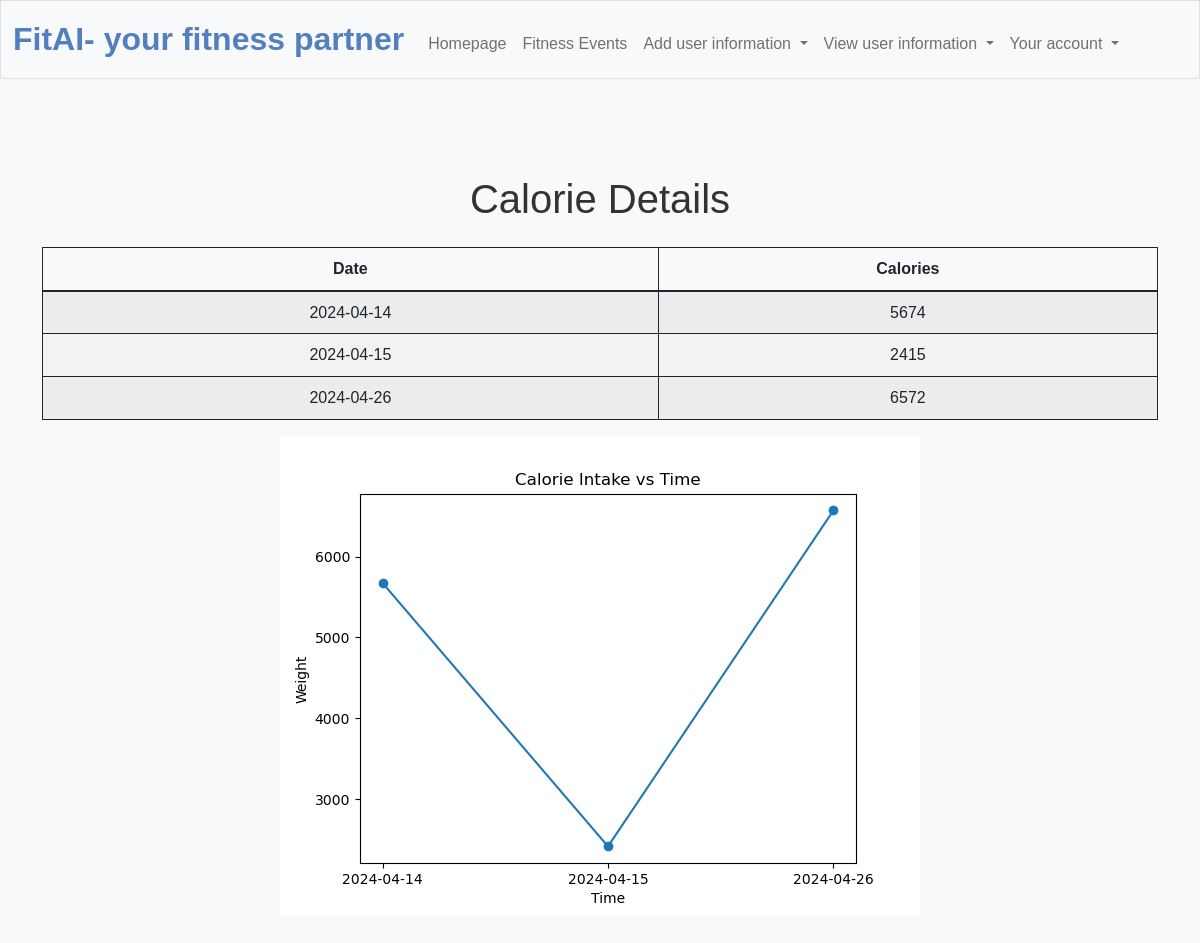
/view_calories (signed in), run on an earlier commit of the app's database.
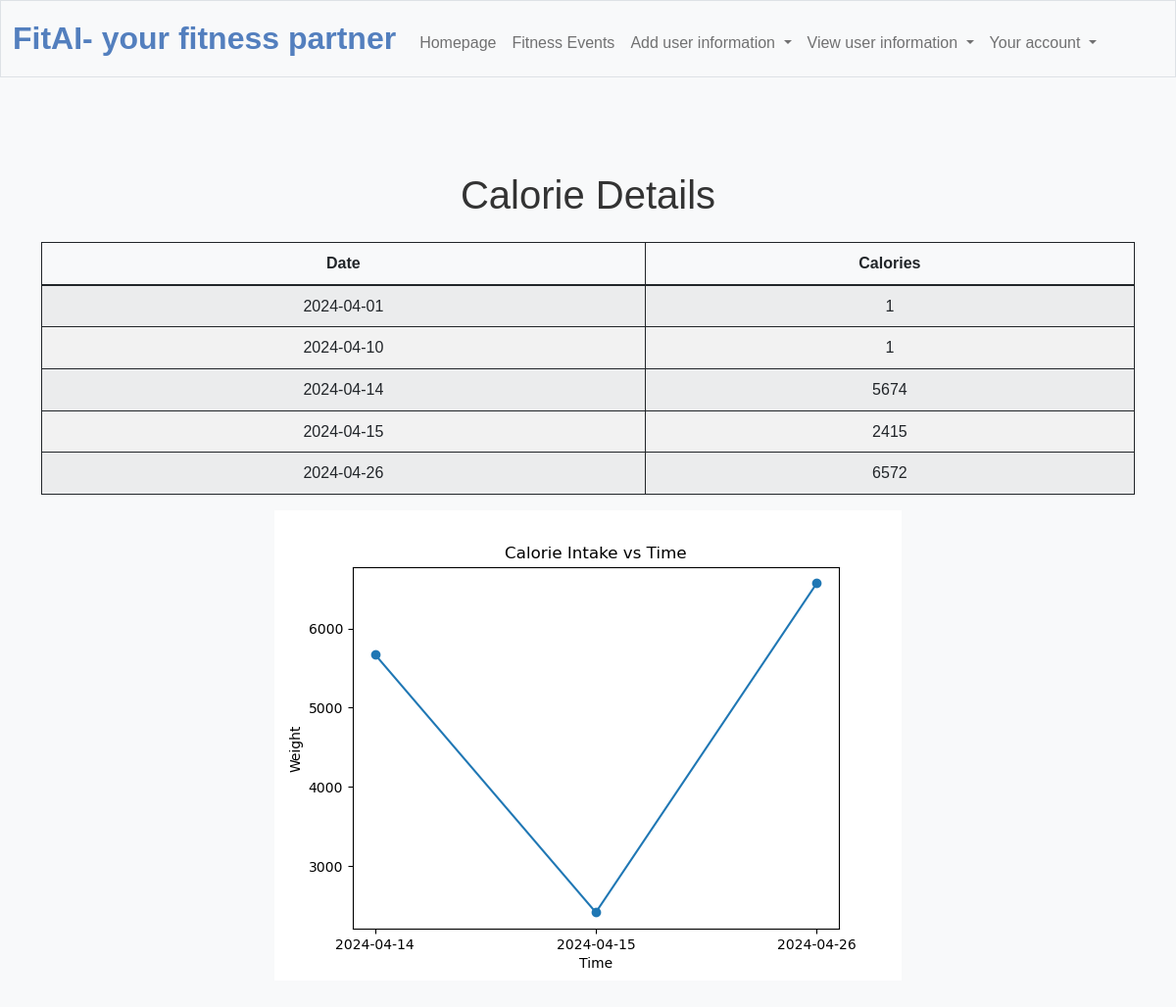
And on a later commit of the database.
### tables this page shows
CREATE TABLE calorie_details (
    id INTEGER PRIMARY KEY AUTOINCREMENT,
    user_id INTEGER,
    calories INTEGER,
    date_log TEXT,
    FOREIGN KEY (user_id) REFERENCES user(id)
);

### app.py (the view)
@app.route("/view_calories")
@login_required
def view_calories():
    calorie_details = db.execute("SELECT * FROM calorie_details WHERE user_id = ? ORDER BY date_log ASC", session["user_id"])
    x = list(db.execute("SELECT date_log FROM calorie_details WHERE user_id = ? ORDER BY date_log ASC", session["user_id"]))
    y = list(db.execute("SELECT calories FROM calorie_details WHERE user_id = ? ORDER BY date_log ASC", session["user_id"]))
    x = [date['date_log'] for date in x]
    y = [cal['calories'] for cal in y]
    print (x)
    print (y)
    plt.figure()
    plt.plot(x, y, marker='o', linestyle='-')  # 'o' marker for data points, '-' linestyle for lines
    plt.xlabel('Time')
    plt.ylabel('Weight')
    plt.title('Calorie Intake vs Time')
    current_directory = os.getcwd()
    plot_file_path = os.path.join(current_directory,"static",'plot_calories.png')
    file_path = plot_file_path  # Specify the path to your file
    if os.path.exists(file_path):
        os.remove(file_path)
        print(f"The file '{file_path}' has been deleted.")
    else:
        print(f"The file '{file_path}' does not exist.")
    plt.savefig(plot_file_path)
    return render_template("view_calories.html", calorie_details=calorie_details, plot_file_path=plot_file_path)

### app.py (called while the page is built)
@app.after_request
def after_request(response):
    response.headers["Cache-Control"] = "no-cache, no-store, must-revalidate"
    response.headers["Expires"] = 0
    response.headers["Pragma"] = "no-cache"
    return response

### helpers.py (called while the page is built)
def login_required(f):
    @wraps(f)
    def decorated_function(*args, **kwargs):
        if session.get("user_id") is None:
            return redirect("/login")
        return f(*args, **kwargs)
    return decorated_function

### templates/view_calories.html (shortened to what this page needs)
{% extends "layout.html" %}
{% block main %}
<div class="container mt-5">
    <h1 class="text-center mb-4">Calorie Details</h1>
    <table class="table table-striped">
        <thead>
            <tr>
                <th>Date</th>
                <th>Calories</th>
            </tr>
        </thead>
        <tbody>
            {% for detail in calorie_details %}
            <tr>
                <td>{{ detail.date_log }}</td>
                <td>{{ detail.calories }}</td>
            </tr>
            {% endfor %}
        </tbody>
    </table>
    <img src="{{ url_for('static', filename='plot_calories.png') }}" alt="Plot">
</div>
{% endblock %}

What changed in the data, as far as the page shows it:
added calorie_details: date_log "2024-04-01", calories "1"
added calorie_details: date_log "2024-04-10", calories "1"
